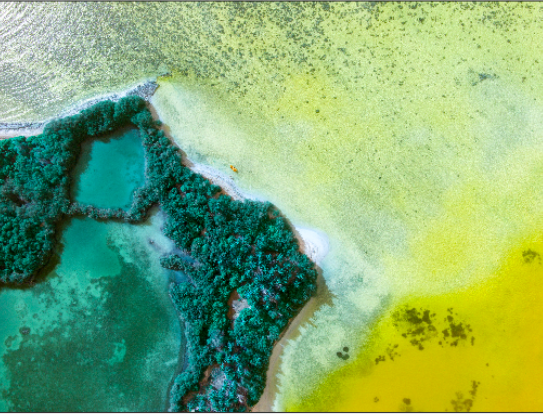
#> input picture ComputerVision/images/sea_shore.png, 543 x 415 px
$ jupyter execute ImageSegmentation.ipynb
#> lines starting #> are read from the running program, lines starting #| are printed output that depends on the picture
# Image Segmentation
`WORK IN PROGRESS`

[cell 1]
import numpy as np
import matplotlib.pyplot as plt
import matplotlib.image as mpimg
import cv2

[cell 2]
from sklearn.cluster import KMeans

## Loading Image

[cell 3]
img = mpimg.imread('./images/sea_shore.png')
#> img is the input picture: shape (415, 543, 4) float32; mean R, G, B, A 0.508, 0.676, 0.448, 1

[cell 4]
plt.imshow(img)

[cell 5]
x,y,z = img.shape
#> x = 415; y = 543; z = 4

print(f"""
height : {x}
width  : {y}
layers : {z}
""")
#| height : 415
#| width  : 543
#| layers : 4

lets take only 3 layers

[cell 6]
img = img[...,:3]
#> img: shape (415, 543, 3) float32

[cell 7]
x,y,z = img.shape
#> z = 3

print(f"""
height : {x}
width  : {y}
layers : {z}
""")
#| height : 415
#| width  : 543
#| layers : 3

## Flattening
                  layer3 ___________________
                        |x3                 |
             layer2 ____|______________     |
                   |x2                 |    |
         layer1 ___|______________     |    |
               |x1                |    |    |
               |                  |    |    |
               |                  |    |    |
       height  |                  |    |    |
               |                  |    |    |
               |                  |    |____|
               |                  |    |
               |                  |____|
               |                  |
               |__________________|

                      width


                           Layers
                    _____________________
                   | x1      x2       x3 |
                   |                     |
                   |                     |
                   |                     |
    height * width |                     |
                   |                     |
                   |                     |
                   |        ...          |


[cell 8]
flatten = img.reshape(x*y,z)

[cell 9]
flatten.shape
#> Out = (225345, 3)

[cell 10]
model = KMeans(n_clusters=3)

[cell 11]
clustered = model.fit_predict(flatten)

[cell 12]
clustered_frame = clustered.reshape(x,y)
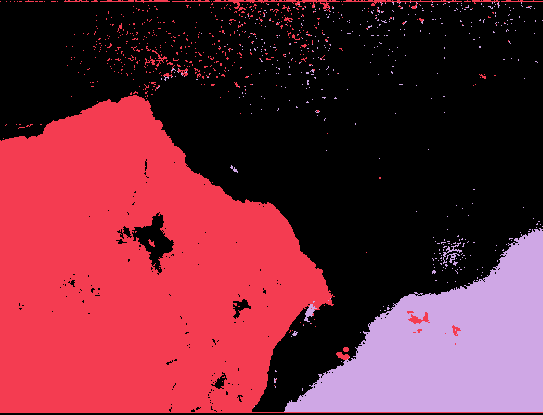
#> clustered_frame: shape (415, 543) int32; 3 distinct labels, from 0 to 2; one colour per label, 0 black
clustered_frame.shape
#> Out = (415, 543)

[cell 13]
plt.imshow(clustered_frame)

## Convert to gray scale

[cell 14]
gray_img = img.mean(axis=-1)
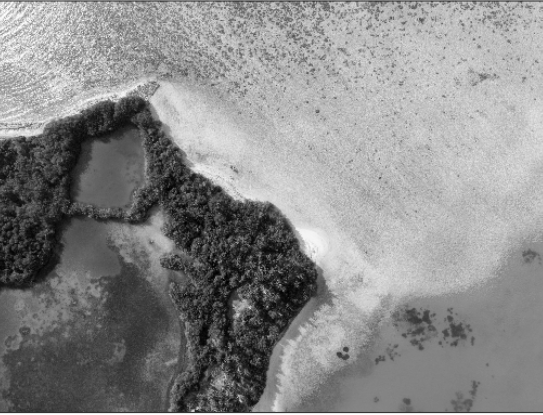
#> gray_img: shape (415, 543) float32; min 0, max 1, mean 0.544
gray_img.shape
#> Out = (415, 543)

[cell 15]
plt.imshow(gray_img,cmap='gray')

## Gaussian smoothing

https://homepages.inf.ed.ac.uk/rbf/HIPR2/gsmooth.htm

[cell 16]
from scipy import signal

gaussian_smoothing = np.array([
    [1, 4, 7, 4, 1],
    [4, 16, 26, 16, 4],
    [7, 26, 41, 26, 7],
    [4, 16, 26, 16, 4],
    [1, 4, 7, 4, 1]
])/ 273


edge_frame = signal.convolve2d(img.mean(axis=-1),gaussian_smoothing,mode='same')

[cell 17]
edge_frame.shape
#> Out = (415, 543)

[cell 18]
plt.imshow(edge_frame,cmap='gray')

## OpenCV Canny Edge Detection

https://en.wikipedia.org/wiki/Canny_edge_detector

[cell 19]
img = cv2.imread('./images/cat.jpg',0)
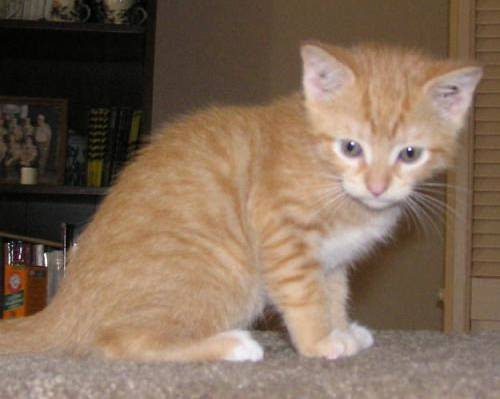
#> input picture ComputerVision/images/cat.jpg, 500 x 399 px
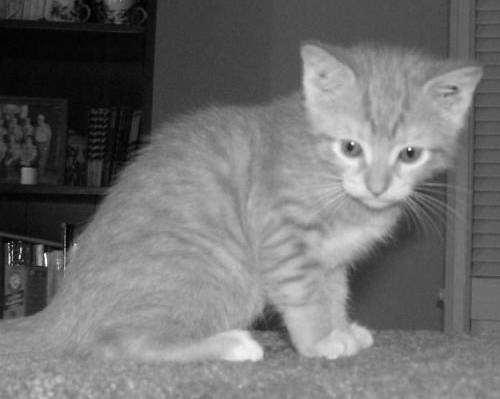
#> img: shape (399, 500); min 0, max 255, mean 111.4

[cell 20]
edge = cv2.Canny(img,50,100)
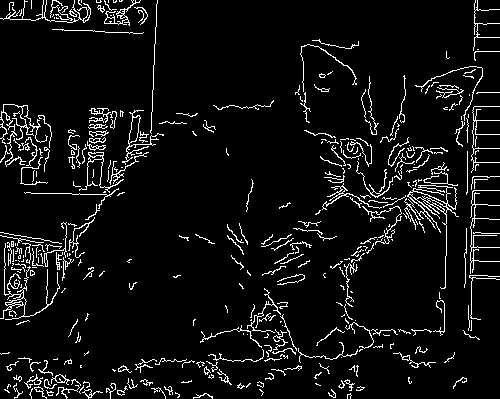
#> edge: shape (399, 500); 6.5% white in thin lines or dots
plt.imshow(edge,cmap = 'gray')
